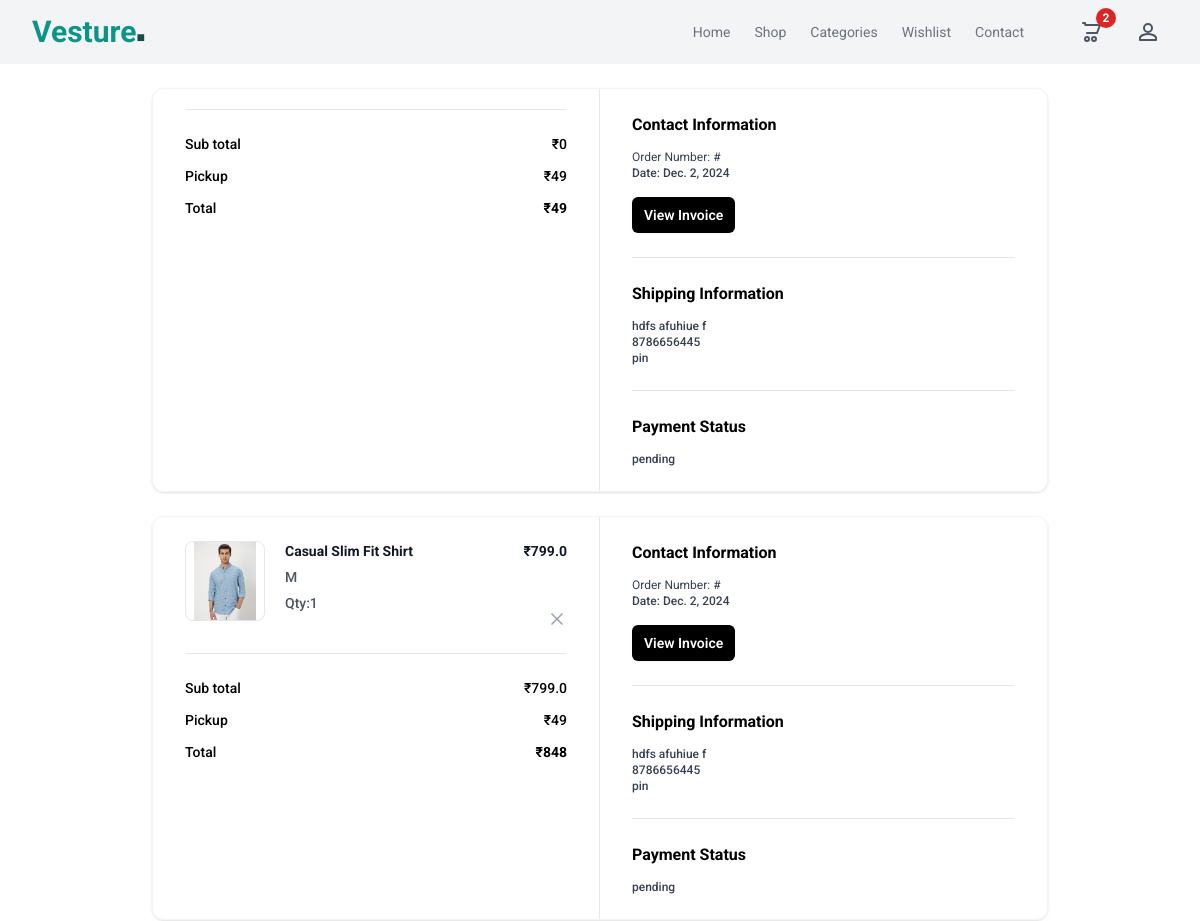
Page /order/summary/ (signed in, upper part) on the earlier database version.
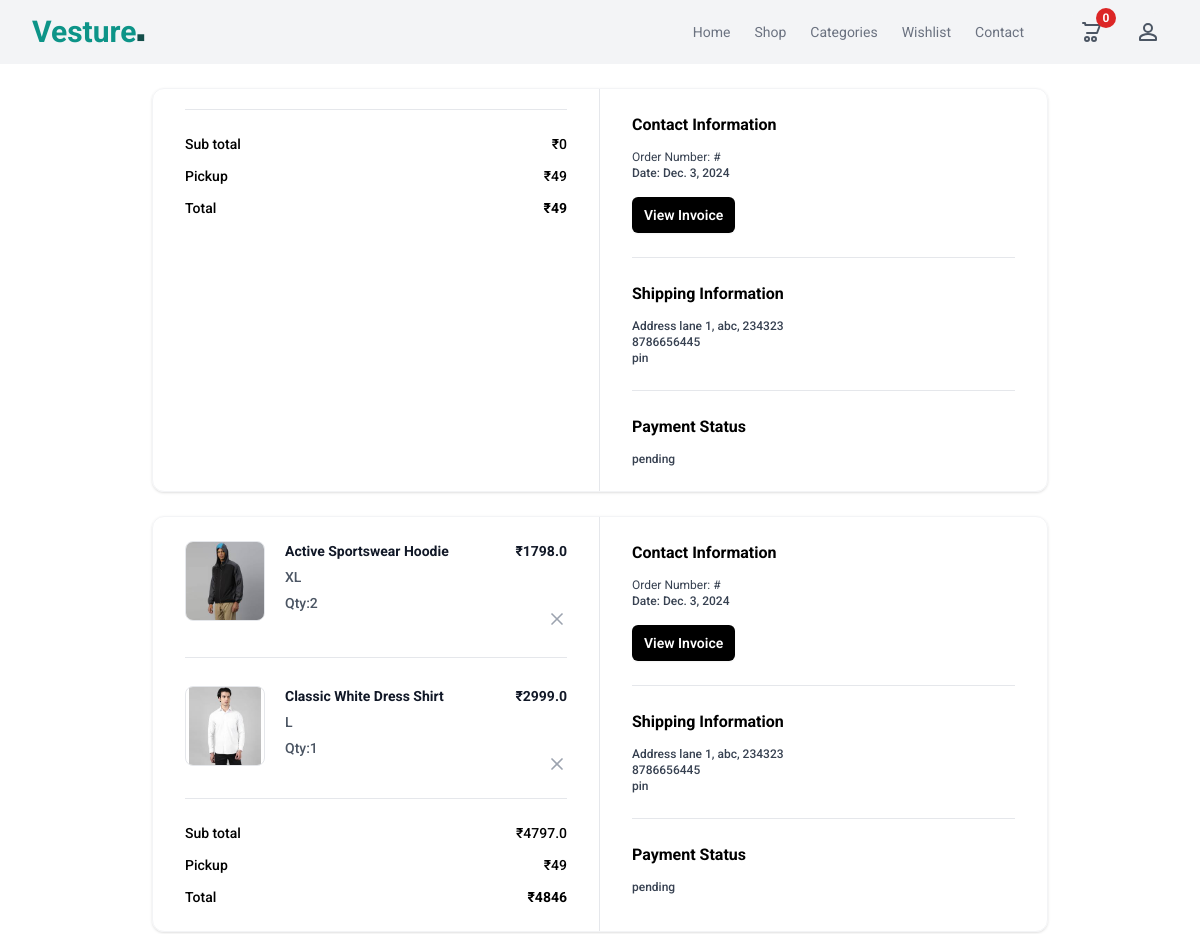
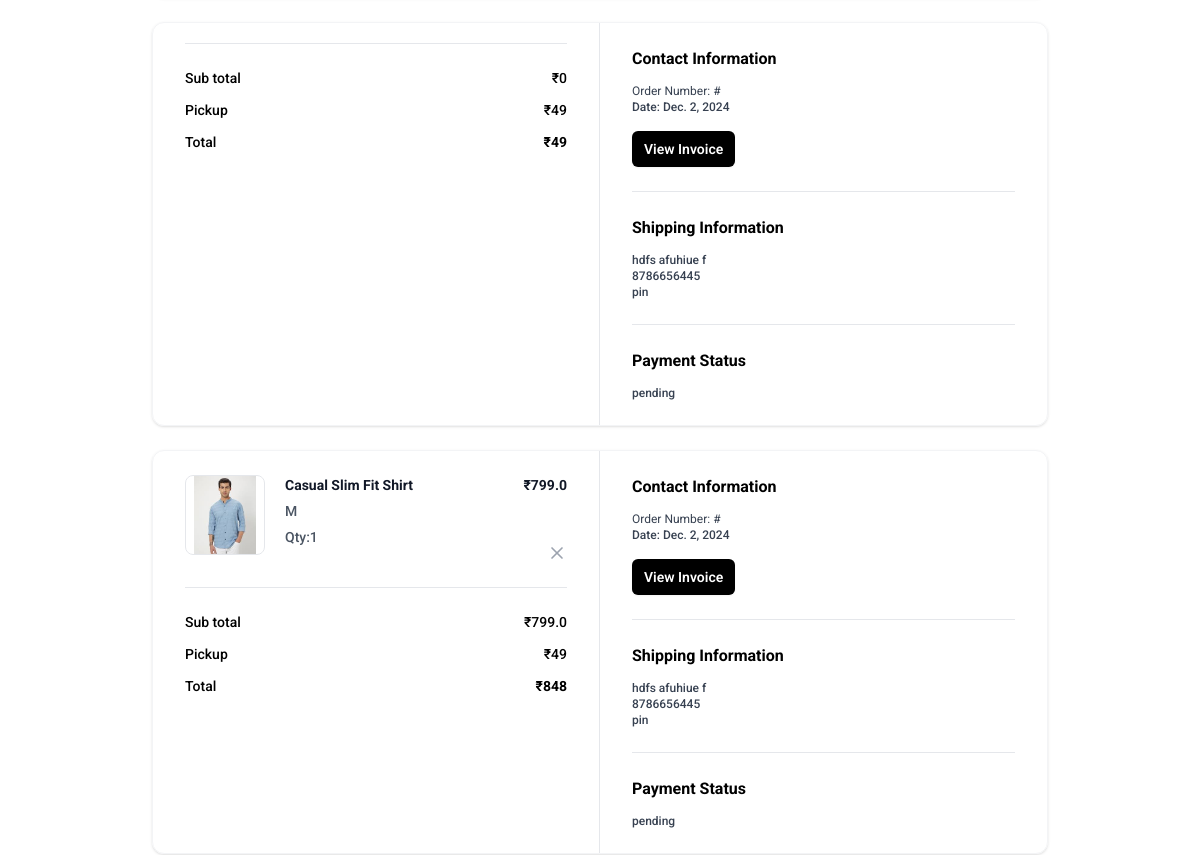
Same page on the later database version (2 pictures, top to bottom).
### store/models.py (models this page shows, shortened)
class BaseModel(models.Model):
    created_date=models.DateTimeField(auto_now_add=True)
    updated_date=models.DateTimeField(auto_now=True)
    is_active=models.BooleanField(default=True)

class Order(BaseModel):
    customer=models.ForeignKey(User, on_delete=models.CASCADE, related_name="orders")
    address=models.TextField(null=False, blank=False)
    phone=models.CharField(max_length=20, null=False, blank=False)
    PAYMENT_OPTIONS=(
        ("COD","COD"),
        ("ONLINE","ONLINE")
    )
    payment_method=models.CharField(max_length=15, choices=PAYMENT_OPTIONS, default="COD")
    rzp_order_id=models.CharField(max_length=100, null=True)
    is_paid=models.BooleanField(default=False)
    @property
    def order_total_price(self):
        total = sum([oi.item_total_price for oi in self.orderitems.all()])
        return total

class BaseModel(models.Model):
    created_date=models.DateTimeField(auto_now_add=True)
    updated_date=models.DateTimeField(auto_now=True)
    is_active=models.BooleanField(default=True)

class OrderItem(BaseModel):
    order_object=models.ForeignKey(Order,on_delete=models.CASCADE, related_name="orderitems")
    product_object=models.ForeignKey(Product, on_delete=models.CASCADE)
    quantity=models.PositiveIntegerField(default=1)
    size_object=models.ForeignKey(Size, on_delete=models.CASCADE)
    price=models.FloatField()
    @property
    def item_total_price(self):
        return self.quantity * self.price

class Product(BaseModel):
    title=models.CharField(max_length=200)
    description=models.TextField()
    price=models.PositiveIntegerField()
    picture=models.ImageField(upload_to="product_images", null=True, blank=True)
    brand_object=models.ForeignKey(Brand, on_delete=models.CASCADE)
    category_object=models.ForeignKey(Category, on_delete=models.CASCADE)
    size_objects=models.ManyToManyField(Size)
    tag_objects=models.ManyToManyField(Tag)
    color=models.CharField(max_length=200)

class Size(BaseModel):
    name=models.CharField(max_length=200)
    def __str__(self):
        return self.name

### store/views.py (the view)
# urls.py: path('order/summary/', views.OrderSummaryView.as_view(), name='order-summary'),
class OrderSummaryView(View):
    template_name = 'order_summary.html'
    def get(self, request, *args, **kwargs):
        qs = reversed(request.user.orders.all())
        return render(request, self.template_name, {'orders': qs})

### store/context_processors.py (called while the page is built)
def cart_count_context(request):
    count = 0
    if request.user.is_authenticated:
        count = request.user.cart.cart_item.filter(is_order_placed=False).count()
    return {'item_count': count}

### store/templates/order_summary.html (shortened to what the changed rows need)
{%extends 'base.html'%}
{%block main%}
{%for o in orders%}
<div class="mx-auto my-4 max-w-4xl md:my-6">
    <div class="overflow-hidden rounded-xl border border-gray-100 shadow">
      <div class="grid grid-cols-1 md:grid-cols-2">
        <div class="px-5 py-6 md:border-r md:border-r-gray-200 md:px-8">
          <div class="flow-root">
            <ul class="-my-7 divide-y divide-gray-200">
              {%for oi in o.orderitems.all%}
              <li class="flex items-stretch justify-between space-x-5 py-7">
                <div class="flex flex-1 items-stretch">
                  <div class="flex-shrink-0">
                  {%if oi.product_object.picture%}
                  <img
                  class="h-20 w-20 rounded-lg border border-gray-200 object-contain"
                  src="{{oi.product_object.picture.url}}"
                  alt="https://static.nike.com/a/images/c_limit,w_592,f_auto/t_product_v1/54a510de-a406-41b2-8d62-7f8c587c9a7e/air-force-1-07-lv8-shoes-9KwrSk.png"
                />
                  {%else%}
                  <img
                  class="h-20 w-20 rounded-lg border border-gray-200 object-contain"
                  src="https://static.nike.com/a/images/c_limit,w_592,f_auto/t_product_v1/54a510de-a406-41b2-8d62-7f8c587c9a7e/air-force-1-07-lv8-shoes-9KwrSk.png"
                />
                  {%endif%}
                  </div>
                  <div class="ml-5 flex flex-col justify-between">
                    <div class="flex-1">
                      <p class="text-sm font-bold text-gray-900">
                       {{oi.product_object.title}}
                      </p>
                      <p class="mt-1.5 text-sm font-medium text-gray-600">
                       {{oi.size_object}}
                      </p>
                      <p class="mt-1.5 text-sm font-medium text-gray-600">
                       Qty:{{oi.quantity}}
                       </p>
                    </div>
                  </div>
                </div>
                <div class="ml-auto flex flex-col items-end justify-between">
                  <p class="text-right text-sm font-bold text-gray-900">
                    ₹{{oi.item_total_price}}
                  </p>
                  <button
                    type="button"
                    class="-m-2 inline-flex rounded p-2 text-gray-400 transition-all duration-200 hover:text-gray-900 focus:outline-none focus:ring-2 focus:ring-gray-900 focus:ring-offset-2"
                  >
                    <svg
                      xmlns="http://www.w3.org/2000/svg"
                      width="24"
                      height="24"
                      viewBox="0 0 24 24"
                      fill="none"
                      stroke="currentColor"
                      stroke-width="2"
                      stroke-linecap="round"
                      stroke-linejoin="round"
                      class="h-5 w-5"
                    >
                      <line x1="18" y1="6" x2="6" y2="18"></line>
                      <line x1="6" y1="6" x2="18" y2="18"></line>
                    </svg>
                  </button>
                </div>
              </li>
              {%endfor%}
            </ul>
            <hr class="mt-6 border-gray-200" />
            <ul class="mt-6 space-y-3">
              <li class="flex items-center justify-between">
                <p class="text-sm font-medium">Sub total</p>
                <p class="text-sm font-medium">₹{{o.order_total_price}}</p>
              </li>
              <li class="flex items-center justify-between">
                <p class="text-sm font-medium">Pickup</p>
                <p class="text-sm font-medium">₹49</p>
              </li>
              <li class="flex items-center justify-between">
                <p class="text-sm font-medium ">Total</p>
                <p class="text-sm font-bold ">₹{{o.order_total_price | add:49}}</p>
              </li>
            </ul>
          </div>
        </div>
        <div class="px-5 py-6 md:px-8">
          <div class="flow-root">
            <div class="-my-6 divide-y divide-gray-200">
              <div class="py-6">
                <h2 class="text-base font-bold text-black">
                  Contact Information
                </h2>
                <p class="fontmedium mt-3 text-xs text-gray-700">
                  Order Number: #{{o.order_id}}
                </p>
                <p class="text-xs font-medium text-gray-700">
                  Date: {{o.created_date|date}}
                </p>
                <button
                  type="button"
                  class="mt-4 rounded-md bg-black px-3 py-2 text-sm font-semibold text-white shadow-sm hover:bg-black/80 focus-visible:outline focus-visible:outline-2 focus-visible:outline-offset-2 focus-visible:outline-black"
                >
                  View Invoice
                </button>
              </div>
              <div class="py-6">
                <h2 class="mb-2 text-base font-bold text-black">
                  Shipping Information
                </h2>
                <p class="mt-3 text-xs font-medium text-gray-700">{{o.address}}</p>
                <p class="text-xs font-medium text-gray-700">
                    {{o.phone}}
                </p>
                <p class="text-xs font-medium text-gray-700">pin</p>
              </div>
              <div class="py-6">
                <h2 class="text-base font-bold text-black">
                  Payment Status
                </h2>
                <p class="mt-3 text-xs font-medium text-gray-700">
                  {%if o.is_paid%}
                    completed
                  {%else%}
                    pending
                  {%endif%}
                </p>
              </div>
            </div>
          </div>
        </div>
      </div>
    </div>
  </div>
{%endfor%}
{%endblock%}

Differences in the rows shown:
added Order: order_total_price "0", order_total_price|add "49", created_date "Dec. 3, 2024", address "Address lane 1, abc, 234323", phone "8786656445", is_paid "pending"
added Order: order_total_price "4797.0", order_total_price|add "4846", created_date "Dec. 3, 2024", address "Address lane 1, abc, 234323", phone "8786656445", is_paid "pending"
added OrderItem: product_object.picture (picture), product_object "Active Sportswear Hoodie", size_object "XL", quantity "2", item_total_price "1798.0", shown under "4797.0"
added OrderItem: product_object.picture (picture), product_object "Classic White Dress Shirt", size_object "L", quantity "1", item_total_price "2999.0", shown under "4797.0"
Other differences:
{{ item_count }}: "2" → "0"
